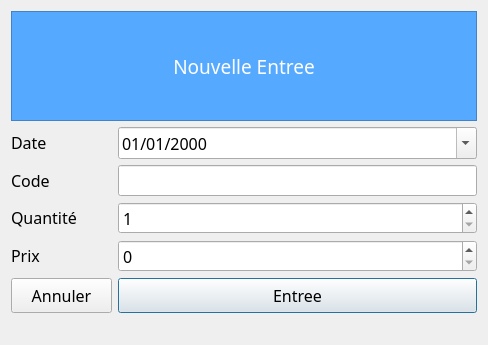
<?xml version="1.0" encoding="UTF-8"?>
<ui version="4.0">
 <class>Entree</class>
 <widget class="QDialog" name="Entree">
  <property name="geometry">
   <rect>
    <x>0</x>
    <y>0</y>
    <width>488</width>
    <height>345</height>
   </rect>
  </property>
  <property name="font">
   <font>
    <family>Monaco</family>
    <pointsize>12</pointsize>
   </font>
  </property>
  <property name="windowTitle">
   <string>Nouvelle Entree</string>
  </property>
  <property name="windowIcon">
   <iconset>
    <normaloff>../icons/box--plus.png</normaloff>../icons/box--plus.png</iconset>
  </property>
  <layout class="QVBoxLayout" name="verticalLayout">
   <item>
    <widget class="QLabel" name="label_4">
     <property name="minimumSize">
      <size>
       <width>0</width>
       <height>110</height>
      </size>
     </property>
     <property name="maximumSize">
      <size>
       <width>16777215</width>
       <height>110</height>
      </size>
     </property>
     <property name="font">
      <font>
       <pointsize>14</pointsize>
      </font>
     </property>
     <property name="styleSheet">
      <string notr="true">background-color: rgb(85, 170, 255);
color: rgb(255, 255, 255);</string>
     </property>
     <property name="frameShape">
      <enum>QFrame::StyledPanel</enum>
     </property>
     <property name="text">
      <string>Nouvelle Entree</string>
     </property>
     <property name="alignment">
      <set>Qt::AlignCenter</set>
     </property>
    </widget>
   </item>
   <item>
    <layout class="QFormLayout" name="formLayout">
     <item row="0" column="0">
      <widget class="QLabel" name="label_6">
       <property name="minimumSize">
        <size>
         <width>85</width>
         <height>0</height>
        </size>
       </property>
       <property name="maximumSize">
        <size>
         <width>79</width>
         <height>30</height>
        </size>
       </property>
       <property name="text">
        <string>Date</string>
       </property>
      </widget>
     </item>
     <item row="2" column="0">
      <widget class="QLabel" name="label_3">
       <property name="minimumSize">
        <size>
         <width>85</width>
         <height>0</height>
        </size>
       </property>
       <property name="maximumSize">
        <size>
         <width>79</width>
         <height>30</height>
        </size>
       </property>
       <property name="text">
        <string>Code</string>
       </property>
      </widget>
     </item>
     <item row="2" column="1">
      <widget class="QLineEdit" name="lineEditCode">
       <property name="minimumSize">
        <size>
         <width>358</width>
         <height>30</height>
        </size>
       </property>
       <property name="readOnly">
        <bool>true</bool>
       </property>
      </widget>
     </item>
     <item row="4" column="0">
      <widget class="QLabel" name="label">
       <property name="minimumSize">
        <size>
         <width>85</width>
         <height>0</height>
        </size>
       </property>
       <property name="maximumSize">
        <size>
         <width>79</width>
         <height>30</height>
        </size>
       </property>
       <property name="text">
        <string>Quantité</string>
       </property>
      </widget>
     </item>
     <item row="4" column="1">
      <widget class="QSpinBox" name="spinBoxQte">
       <property name="minimumSize">
        <size>
         <width>358</width>
         <height>30</height>
        </size>
       </property>
       <property name="minimum">
        <number>1</number>
       </property>
       <property name="maximum">
        <number>10000</number>
       </property>
      </widget>
     </item>
     <item row="6" column="0">
      <widget class="QLabel" name="label_2">
       <property name="minimumSize">
        <size>
         <width>85</width>
         <height>0</height>
        </size>
       </property>
       <property name="maximumSize">
        <size>
         <width>79</width>
         <height>30</height>
        </size>
       </property>
       <property name="text">
        <string>Prix</string>
       </property>
      </widget>
     </item>
     <item row="6" column="1">
      <widget class="QSpinBox" name="spinBoxPrix">
       <property name="minimumSize">
        <size>
         <width>358</width>
         <height>30</height>
        </size>
       </property>
       <property name="maximum">
        <number>999999999</number>
       </property>
      </widget>
     </item>
     <item row="9" column="1">
      <widget class="QPushButton" name="pushButtonAddEntree">
       <property name="minimumSize">
        <size>
         <width>101</width>
         <height>35</height>
        </size>
       </property>
       <property name="text">
        <string>Entree</string>
       </property>
      </widget>
     </item>
     <item row="9" column="0">
      <widget class="QPushButton" name="pushButtonClose">
       <property name="minimumSize">
        <size>
         <width>101</width>
         <height>35</height>
        </size>
       </property>
       <property name="text">
        <string>Annuler</string>
       </property>
      </widget>
     </item>
     <item row="0" column="1">
      <widget class="QDateEdit" name="dateEditDate">
       <property name="currentSection">
        <enum>QDateTimeEdit::DaySection</enum>
       </property>
       <property name="displayFormat">
        <string>dd/MM/yyyy</string>
       </property>
       <property name="calendarPopup">
        <bool>true</bool>
       </property>
      </widget>
     </item>
    </layout>
   </item>
  </layout>
 </widget>
 <resources/>
 <connections>
  <connection>
   <sender>pushButtonClose</sender>
   <signal>clicked()</signal>
   <receiver>Entree</receiver>
   <slot>close()</slot>
   <hints>
    <hint type="sourcelabel">
     <x>309</x>
     <y>257</y>
    </hint>
    <hint type="destinationlabel">
     <x>238</x>
     <y>149</y>
    </hint>
   </hints>
  </connection>
 </connections>
</ui>
